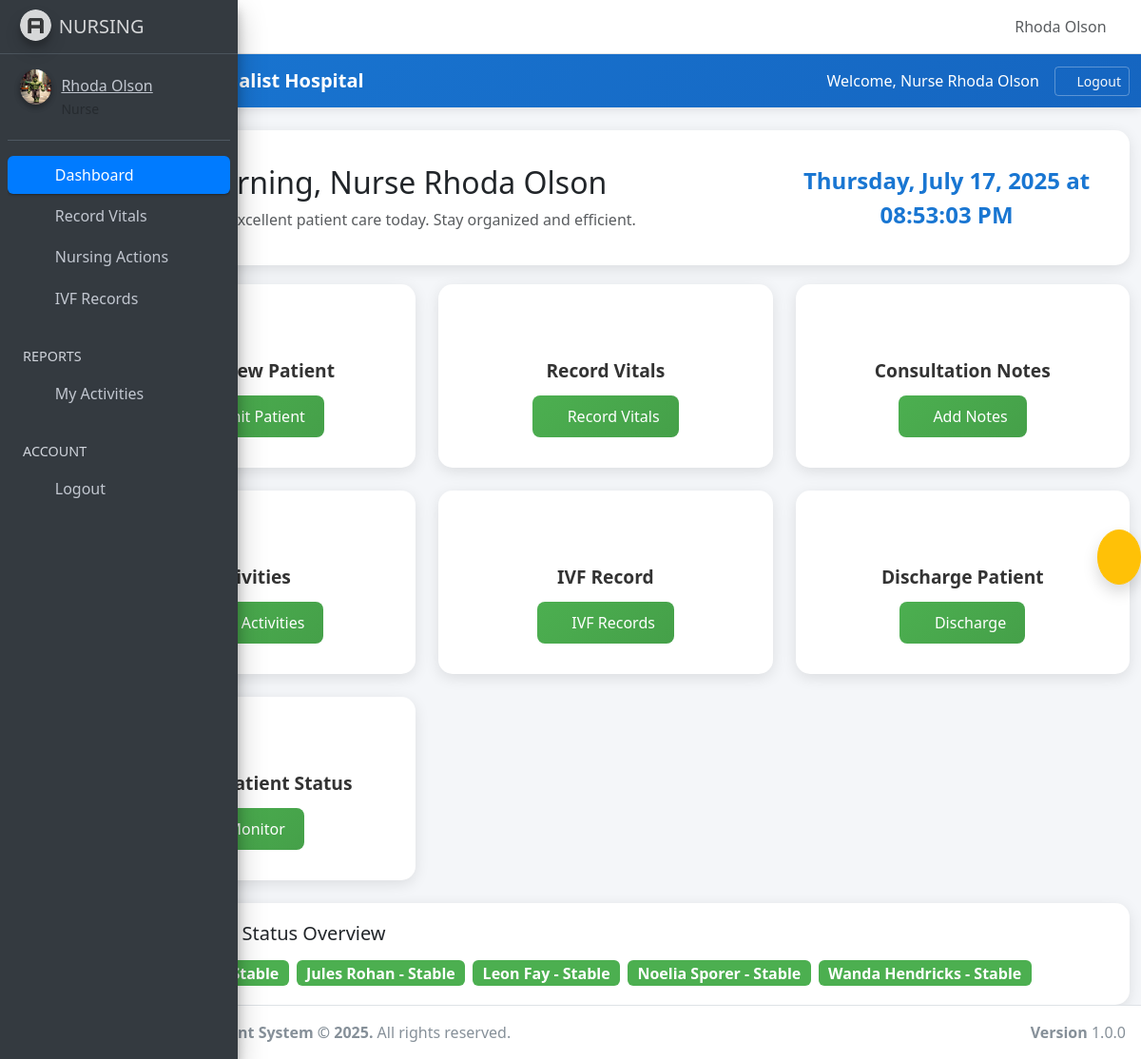
The app's page /n/home (signed in), older data.
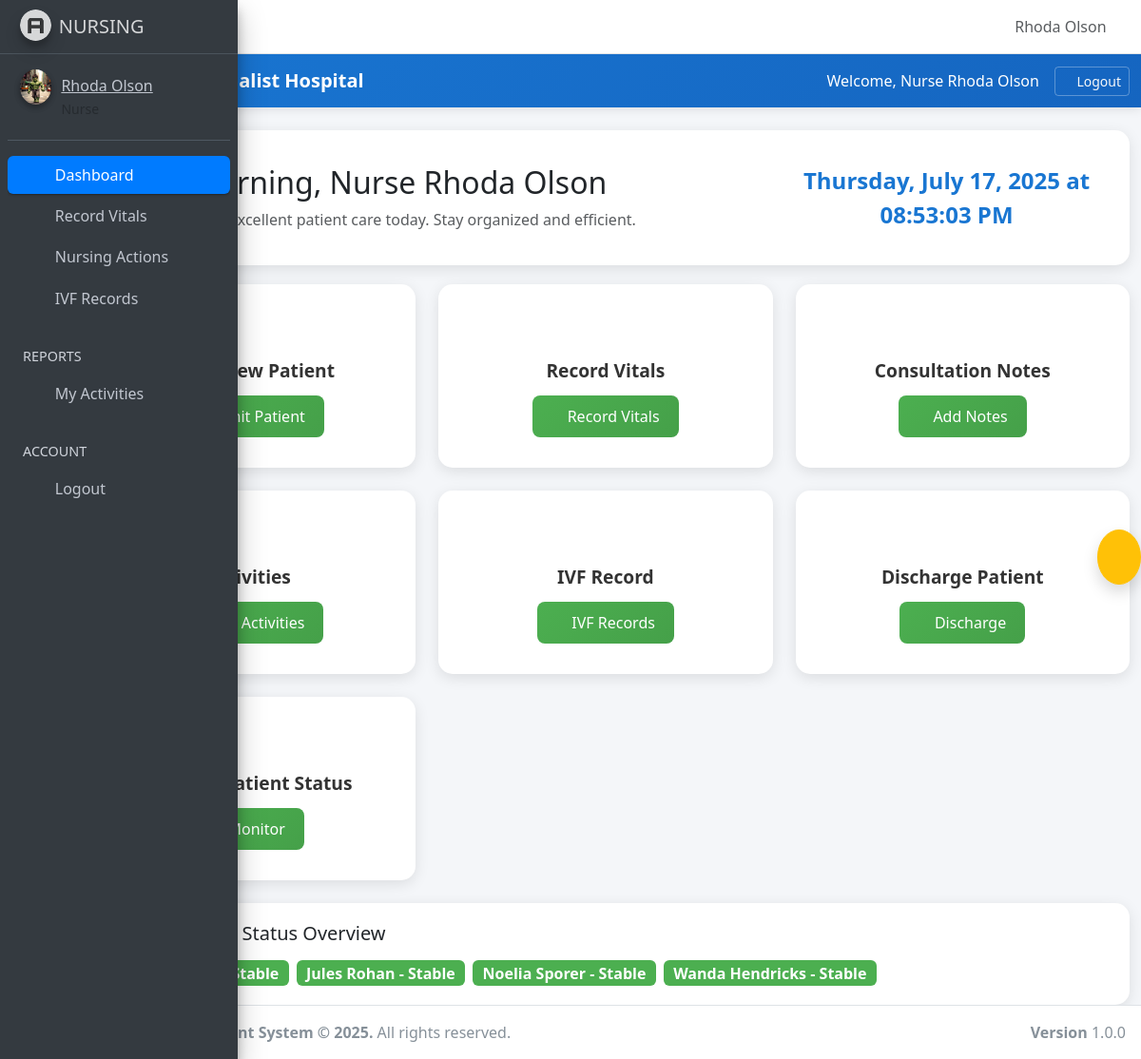
The same page, newer data.
### hospapp/models.py (models this page shows, shortened)
class Patient(models.Model):
    BLOOD_GROUP_CHOICES = [
        ('A+', 'A+'), ('A-', 'A-'),
        ('B+', 'B+'), ('B-', 'B-'),
        ('AB+', 'AB+'), ('AB-', 'AB-'),
        ('O+', 'O+'), ('O-', 'O-'),
    ]
    STATUS_CHOICES = [
        ('critical', 'Critical'),
        ('recovered', 'Recovered'),
        ('stable', 'Stable'),
    ]
    RELATIONSHIP_CHOICES = [
        ('Spouse', 'Spouse'),
        ('Father', 'Father'),
        ('Mother', 'Mother'),
        ('Son', 'Son'),
        ('Daughter', 'Daughter'),
        ('Brother', 'Brother'),
        ('Sister', 'Sister'),
        ('Guardian', 'Guardian'),
        ('Friend', 'Friend'),
        ('Other', 'Other'),
    ]
    address = models.TextField()
    blood_group = models.CharField(max_length=3, choices=BLOOD_GROUP_CHOICES, default='O+')
    date_of_birth = models.DateField()
    date_registered = models.DateTimeField(auto_now_add=True)
    email = models.EmailField(blank=True, null=True)
    first_time = models.CharField(max_length=20, blank=True)
    full_name = models.CharField(max_length=200)
    gender = models.CharField(max_length=10)
    id_number = models.CharField(max_length=100, blank=True)
    id_type = models.CharField(max_length=20, blank=True)
    marital_status = models.CharField(max_length=20)
    nationality = models.CharField(max_length=50)
    phone = models.CharField(max_length=15)
    photo = models.ImageField(upload_to='patient_photos/', blank=True, null=True)
    state_of_origin = models.CharField(max_length=50, blank=True)
    patient_id = models.CharField(max_length=100, unique=True, editable=False)
    registered_by = models.ForeignKey(User, on_delete=models.SET_NULL, null=True, blank=True, related_name='patients_registered')
    next_of_kin_name = models.CharField(max_length=100)
    next_of_kin_phone = models.CharField(max_length=15)
    next_of_kin_relationship = models.CharField(max_length=20, choices=RELATIONSHIP_CHOICES, blank=True, null=True)
    next_of_kin_email = models.EmailField(blank=True, null=True)
    next_of_kin_address = models.TextField(blank=True, null=True)
    diagnosis = models.TextField(blank=True, null=True)
    is_inpatient = models.BooleanField(default=False)
    medication = models.TextField(blank=True, null=True)
    notes = models.TextField(blank=True, null=True)
    referred_by = models.CharField(max_length=100, blank=True, null=True)
    status = models.CharField(max_length=20, choices=STATUS_CHOICES, default='stable')
    class Meta:
        ordering = ['-date_registered']

### hospapp/views.py (the view)
# urls.py: path('n/home', views.nurses, name='nurse'),
@login_required(login_url='home')
def nurses(request):
    user = request.user
    today = timezone.now().date()
    nurse_profile = Staff.objects.filter(user=user, role='nurse').first()
    active_patients = Patient.objects.filter(is_inpatient=True).count()
    critical_patients = Patient.objects.filter(status='critical').count()
    stable_patients = Patient.objects.filter(status='stable').count()
    recovered_patients = Patient.objects.filter(status='recovered').count()
    todays_admissions = Admission.objects.filter(
        admission_date=today,
        status='Admitted'
    ).count()
    recent_notes = NursingNote.objects.select_related('patient', 'nurse').order_by('-note_datetime')[:10]
    my_recent_notes = NursingNote.objects.filter(
        nurse=user
    ).select_related('patient').order_by('-note_datetime')[:5]
    patients_needing_followup = NursingNote.objects.filter(
        follow_up__isnull=False
    ).exclude(follow_up='').select_related('patient').order_by('-note_datetime')[:5]
    critical_patients_list = Patient.objects.filter(
        status='critical',
        is_inpatient=True
    ).order_by('-date_registered')[:5]
    recent_vitals = Vitals.objects.filter(
        recorded_at__gte=timezone.now() - timedelta(hours=24)
    ).select_related('patient', 'recorded_by').order_by('-recorded_at')[:8]
    todays_discharges = Admission.objects.filter(
        discharge_date=today,
        status='Discharged'
    ).count()
    todays_new_admissions = Admission.objects.filter(
        admission_date=today,
        status='Admitted'
    ).select_related('patient', 'admitted_by').order_by('-time')[:5]
    my_shift_today = ShiftAssignment.objects.filter(
        staff=user,
        date=today
    ).select_related('shift').first()
    pending_handovers = HandoverLog.objects.filter(
        recipient=user,
        timestamp__date=today
    ).select_related('patient', 'author').order_by('-timestamp')[:5]
    recent_alerts = EmergencyAlert.objects.filter(
        timestamp__gte=timezone.now() - timedelta(hours=24)
    ).exclude(acknowledged_by=user).order_by('-timestamp')[:3]
    my_recent_patients = Patient.objects.filter(
        Q(nursing_notes__nurse=user) |
        Q(vitals__recorded_by=user)
    ).filter(
        Q(nursing_notes__created_at__gte=timezone.now() - timedelta(days=7)) |
        Q(vitals__recorded_at__gte=timezone.now() - timedelta(days=7))
    ).distinct().order_by('-date_registered')[:10]
    my_stats = {
        'notes_today': NursingNote.objects.filter(
            nurse=user,
            created_at__date=today
        ).count(),
        'vitals_recorded_today': Vitals.objects.filter(
            recorded_by=user,
            recorded_at__date=today
        ).count(),
        'patients_cared_this_week': Patient.objects.filter(
            Q(nursing_notes__nurse=user) | Q(vitals__recorded_by=user)
        ).filter(
            Q(nursing_notes__created_at__gte=timezone.now() - timedelta(days=7)) |
            Q(vitals__recorded_at__gte=timezone.now() - timedelta(days=7))
        ).distinct().count()
    }
    my_attendance_today = Attendance.objects.filter(
        staff=user,
        date__date=today
    ).first()
    active_patients_details = Patient.objects.filter(is_inpatient=True).annotate(
        last_vitals_recorded_at=Coalesce(Max('vitals__recorded_at'), None)
    ).order_by('full_name')
    context = {
        'nurse_profile': nurse_profile,
        'user': user,
        'active_patients': active_patients,
        'critical_patients': critical_patients,
        'stable_patients': stable_patients,
        'recovered_patients': recovered_patients,
        'todays_admissions': todays_admissions,
        'todays_discharges': todays_discharges,
        'recent_notes': recent_notes,
        'my_recent_notes': my_recent_notes,
        'recent_vitals': recent_vitals,
        'todays_new_admissions': todays_new_admissions,
        'critical_patients_list': critical_patients_list,
        'patients_needing_followup': patients_needing_followup,
        'pending_handovers': pending_handovers,
        'recent_alerts': recent_alerts,
        'my_recent_patients': my_recent_patients,
        'my_stats': my_stats,
        'my_shift_today': my_shift_today,
        'my_attendance_today': my_attendance_today,
        'today': today,
        'current_time': timezone.now(),
        'patients': Patient.objects.all(), # Keep for generic patient lists in modals
        'doctors': Staff.objects.select_related('user').filter(Q(role='doctor')),
        'active_patients_details': active_patients_details,
    }
    return render(request, 'nurses/index.html', context)

### hospapp/templates/nurses/index.html (shortened to what the changed rows need)
{% extends "nurses/base.html" %}
{% load static %}
{% block content %}
{%include "nurses/nurses.css"%}
<div class="container mt-4">
    <div class="nurse-welcome-section">
        <div class="row align-items-center">
            <div class="col-md-8">
                <h2 class="mb-2">Good Morning, Nurse {{request.user.first_name}} {{request.user.last_name}}</h2>
            </div>
        </div>
    </div>
        <div class="nurse-patient-tags mt-4">
        <div class="d-flex flex-wrap gap-2">
            {% for patient in active_patients_details %}
            <span class="badge nurse-badge-{{ patient.status|lower }} fs-6">
                {{ patient.full_name }} - {{ patient.status|capfirst }}
            </span>
            {% empty %}
            <p>No active patients to display status for.</p>
            {% endfor %}
        </div>
    </div>
</div>
{% endblock %}

Row changes from the older to the newer data that the page shows:
no longer on this page (row edited): Patient: full_name "Leon Fay", status "Stable"
